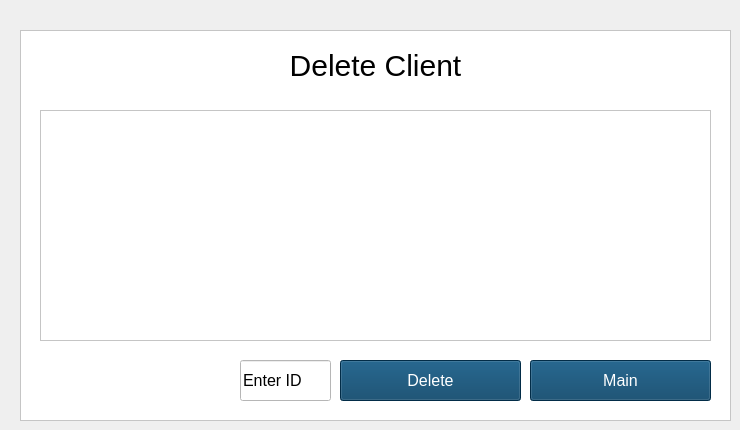
    <widget class="QWidget" name="client_delete">
     <widget class="QFrame" name="frame_7">
      <property name="geometry">
       <rect>
        <x>20</x>
        <y>30</y>
        <width>711</width>
        <height>391</height>
       </rect>
      </property>
      <property name="styleSheet">
       <string notr="true">background-color: white
</string>
      </property>
      <property name="frameShape">
       <enum>QFrame::StyledPanel</enum>
      </property>
      <property name="frameShadow">
       <enum>QFrame::Raised</enum>
      </property>
      <widget class="QLabel" name="client_list_delete_label_title">
       <property name="geometry">
        <rect>
         <x>20</x>
         <y>10</y>
         <width>671</width>
         <height>51</height>
        </rect>
       </property>
       <property name="styleSheet">
        <string notr="true">background-color: white;
color: black;
font-size: 30px;</string>
       </property>
       <property name="text">
        <string>Delete Client</string>
       </property>
       <property name="alignment">
        <set>Qt::AlignCenter</set>
       </property>
      </widget>
      <widget class="QPushButton" name="client_list_delete_btn_main">
       <property name="geometry">
        <rect>
         <x>510</x>
         <y>330</y>
         <width>181</width>
         <height>41</height>
        </rect>
       </property>
       <property name="palette">
        <palette>
         <active>
          <colorrole role="WindowText">
           <brush brushstyle="SolidPattern">
            <color alpha="255">
             <red>255</red>
             <green>255</green>
             <blue>255</blue>
            </color>
           </brush>
          </colorrole>
          <colorrole role="Button">
           <brush brushstyle="SolidPattern">
            <color alpha="255">
             <red>3</red>
             <green>62</green>
             <blue>99</blue>
            </color>
           </brush>
          </colorrole>
          <colorrole role="Text">
           <brush brushstyle="SolidPattern">
            <color alpha="255">
             <red>255</red>
             <green>255</green>
             <blue>255</blue>
            </color>
           </brush>
          </colorrole>
          <colorrole role="ButtonText">
           <brush brushstyle="SolidPattern">
            <color alpha="255">
             <red>255</red>
             <green>255</green>
             <blue>255</blue>
            </color>
           </brush>
          </colorrole>
          <colorrole role="Base">
           <brush brushstyle="SolidPattern">
            <color alpha="255">
             <red>3</red>
             <green>62</green>
             <blue>99</blue>
            </color>
           </brush>
          </colorrole>
          <colorrole role="Window">
           <brush brushstyle="SolidPattern">
            <color alpha="255">
             <red>3</red>
             <green>62</green>
             <blue>99</blue>
            </color>
           </brush>
          </colorrole>
          <colorrole role="PlaceholderText">
           <brush brushstyle="NoBrush">
            <color alpha="128">
             <red>255</red>
             <green>255</green>
             <blue>255</blue>
            </color>
           </brush>
          </colorrole>
         </active>
         <inactive>
          <colorrole role="WindowText">
           <brush brushstyle="SolidPattern">
            <color alpha="255">
             <red>255</red>
             <green>255</green>
             <blue>255</blue>
            </color>
           </brush>
          </colorrole>
          <colorrole role="Button">
           <brush brushstyle="SolidPattern">
            <color alpha="255">
             <red>3</red>
             <green>62</green>
             <blue>99</blue>
            </color>
           </brush>
          </colorrole>
          <colorrole role="Text">
           <brush brushstyle="SolidPattern">
            <color alpha="255">
             <red>255</red>
             <green>255</green>
             <blue>255</blue>
            </color>
           </brush>
          </colorrole>
          <colorrole role="ButtonText">
           <brush brushstyle="SolidPattern">
            <color alpha="255">
             <red>255</red>
             <green>255</green>
             <blue>255</blue>
            </color>
           </brush>
          </colorrole>
          <colorrole role="Base">
           <brush brushstyle="SolidPattern">
            <color alpha="255">
             <red>3</red>
             <green>62</green>
             <blue>99</blue>
            </color>
           </brush>
          </colorrole>
          <colorrole role="Window">
           <brush brushstyle="SolidPattern">
            <color alpha="255">
             <red>3</red>
             <green>62</green>
             <blue>99</blue>
            </color>
           </brush>
          </colorrole>
          <colorrole role="PlaceholderText">
           <brush brushstyle="NoBrush">
            <color alpha="128">
             <red>255</red>
             <green>255</green>
             <blue>255</blue>
            </color>
           </brush>
          </colorrole>
         </inactive>
         <disabled>
          <colorrole role="WindowText">
           <brush brushstyle="SolidPattern">
            <color alpha="255">
             <red>255</red>
             <green>255</green>
             <blue>255</blue>
            </color>
           </brush>
          </colorrole>
          <colorrole role="Button">
           <brush brushstyle="SolidPattern">
            <color alpha="255">
             <red>3</red>
             <green>62</green>
             <blue>99</blue>
            </color>
           </brush>
          </colorrole>
          <colorrole role="Text">
           <brush brushstyle="SolidPattern">
            <color alpha="255">
             <red>255</red>
             <green>255</green>
             <blue>255</blue>
            </color>
           </brush>
          </colorrole>
          <colorrole role="ButtonText">
           <brush brushstyle="SolidPattern">
            <color alpha="255">
             <red>255</red>
             <green>255</green>
             <blue>255</blue>
            </color>
           </brush>
          </colorrole>
          <colorrole role="Base">
           <brush brushstyle="SolidPattern">
            <color alpha="255">
             <red>3</red>
             <green>62</green>
             <blue>99</blue>
            </color>
           </brush>
          </colorrole>
          <colorrole role="Window">
           <brush brushstyle="SolidPattern">
            <color alpha="255">
             <red>3</red>
             <green>62</green>
             <blue>99</blue>
            </color>
           </brush>
          </colorrole>
          <colorrole role="PlaceholderText">
           <brush brushstyle="NoBrush">
            <color alpha="128">
             <red>255</red>
             <green>255</green>
             <blue>255</blue>
            </color>
           </brush>
          </colorrole>
         </disabled>
        </palette>
       </property>
       <property name="font">
        <font>
         <pointsize>12</pointsize>
        </font>
       </property>
       <property name="styleSheet">
        <string notr="true">background-color: #033E63;
color: white</string>
       </property>
       <property name="text">
        <string>Main</string>
       </property>
      </widget>
      <widget class="QPushButton" name="client_list_delete_btn_delete">
       <property name="geometry">
        <rect>
         <x>320</x>
         <y>330</y>
         <width>181</width>
         <height>41</height>
        </rect>
       </property>
       <property name="palette">
        <palette>
         <active>
          <colorrole role="WindowText">
           <brush brushstyle="SolidPattern">
            <color alpha="255">
             <red>255</red>
             <green>255</green>
             <blue>255</blue>
            </color>
           </brush>
          </colorrole>
          <colorrole role="Button">
           <brush brushstyle="SolidPattern">
            <color alpha="255">
             <red>3</red>
             <green>62</green>
             <blue>99</blue>
            </color>
           </brush>
          </colorrole>
          <colorrole role="Text">
           <brush brushstyle="SolidPattern">
            <color alpha="255">
             <red>255</red>
             <green>255</green>
             <blue>255</blue>
            </color>
           </brush>
          </colorrole>
          <colorrole role="ButtonText">
           <brush brushstyle="SolidPattern">
            <color alpha="255">
             <red>255</red>
             <green>255</green>
             <blue>255</blue>
            </color>
           </brush>
          </colorrole>
          <colorrole role="Base">
           <brush brushstyle="SolidPattern">
            <color alpha="255">
             <red>3</red>
             <green>62</green>
             <blue>99</blue>
            </color>
           </brush>
          </colorrole>
          <colorrole role="Window">
           <brush brushstyle="SolidPattern">
            <color alpha="255">
             <red>3</red>
             <green>62</green>
             <blue>99</blue>
            </color>
           </brush>
          </colorrole>
          <colorrole role="PlaceholderText">
           <brush brushstyle="NoBrush">
            <color alpha="128">
             <red>255</red>
             <green>255</green>
             <blue>255</blue>
            </color>
           </brush>
          </colorrole>
         </active>
         <inactive>
          <colorrole role="WindowText">
           <brush brushstyle="SolidPattern">
            <color alpha="255">
             <red>255</red>
             <green>255</green>
             <blue>255</blue>
            </color>
           </brush>
          </colorrole>
          <colorrole role="Button">
           <brush brushstyle="SolidPattern">
            <color alpha="255">
             <red>3</red>
             <green>62</green>
             <blue>99</blue>
            </color>
           </brush>
          </colorrole>
          <colorrole role="Text">
           <brush brushstyle="SolidPattern">
            <color alpha="255">
             <red>255</red>
             <green>255</green>
             <blue>255</blue>
            </color>
           </brush>
          </colorrole>
          <colorrole role="ButtonText">
           <brush brushstyle="SolidPattern">
            <color alpha="255">
             <red>255</red>
             <green>255</green>
             <blue>255</blue>
            </color>
           </brush>
          </colorrole>
          <colorrole role="Base">
           <brush brushstyle="SolidPattern">
            <color alpha="255">
             <red>3</red>
             <green>62</green>
             <blue>99</blue>
            </color>
           </brush>
          </colorrole>
          <colorrole role="Window">
           <brush brushstyle="SolidPattern">
            <color alpha="255">
             <red>3</red>
             <green>62</green>
             <blue>99</blue>
            </color>
           </brush>
          </colorrole>
          <colorrole role="PlaceholderText">
           <brush brushstyle="NoBrush">
            <color alpha="128">
             <red>255</red>
             <green>255</green>
             <blue>255</blue>
            </color>
           </brush>
          </colorrole>
         </inactive>
         <disabled>
          <colorrole role="WindowText">
           <brush brushstyle="SolidPattern">
            <color alpha="255">
             <red>255</red>
             <green>255</green>
             <blue>255</blue>
            </color>
           </brush>
          </colorrole>
          <colorrole role="Button">
           <brush brushstyle="SolidPattern">
            <color alpha="255">
             <red>3</red>
             <green>62</green>
             <blue>99</blue>
            </color>
           </brush>
          </colorrole>
          <colorrole role="Text">
           <brush brushstyle="SolidPattern">
            <color alpha="255">
             <red>255</red>
             <green>255</green>
             <blue>255</blue>
            </color>
           </brush>
          </colorrole>
          <colorrole role="ButtonText">
           <brush brushstyle="SolidPattern">
            <color alpha="255">
             <red>255</red>
             <green>255</green>
             <blue>255</blue>
            </color>
           </brush>
          </colorrole>
          <colorrole role="Base">
           <brush brushstyle="SolidPattern">
            <color alpha="255">
             <red>3</red>
             <green>62</green>
             <blue>99</blue>
            </color>
           </brush>
          </colorrole>
          <colorrole role="Window">
           <brush brushstyle="SolidPattern">
            <color alpha="255">
             <red>3</red>
             <green>62</green>
             <blue>99</blue>
            </color>
           </brush>
          </colorrole>
          <colorrole role="PlaceholderText">
           <brush brushstyle="NoBrush">
            <color alpha="128">
             <red>255</red>
             <green>255</green>
             <blue>255</blue>
            </color>
           </brush>
          </colorrole>
         </disabled>
        </palette>
       </property>
       <property name="font">
        <font>
         <pointsize>12</pointsize>
        </font>
       </property>
       <property name="styleSheet">
        <string notr="true">background-color: #033E63;
color: white</string>
       </property>
       <property name="text">
        <string>Delete</string>
       </property>
      </widget>
      <widget class="QLineEdit" name="client_list_delete_enter_id">
       <property name="geometry">
        <rect>
         <x>220</x>
         <y>330</y>
         <width>91</width>
         <height>41</height>
        </rect>
       </property>
       <property name="font">
        <font>
         <pointsize>12</pointsize>
        </font>
       </property>
       <property name="styleSheet">
        <string notr="true">background-color: white;
color: black;</string>
       </property>
       <property name="text">
        <string>Enter ID</string>
       </property>
      </widget>
      <widget class="QListWidget" name="client_list_delete_list">
       <property name="geometry">
        <rect>
         <x>20</x>
         <y>80</y>
         <width>671</width>
         <height>231</height>
        </rect>
       </property>
       <property name="styleSheet">
        <string notr="true">font-size:14px;
background-color: white;
color: black;</string>
       </property>
      </widget>
     </widget>
    </widget>
